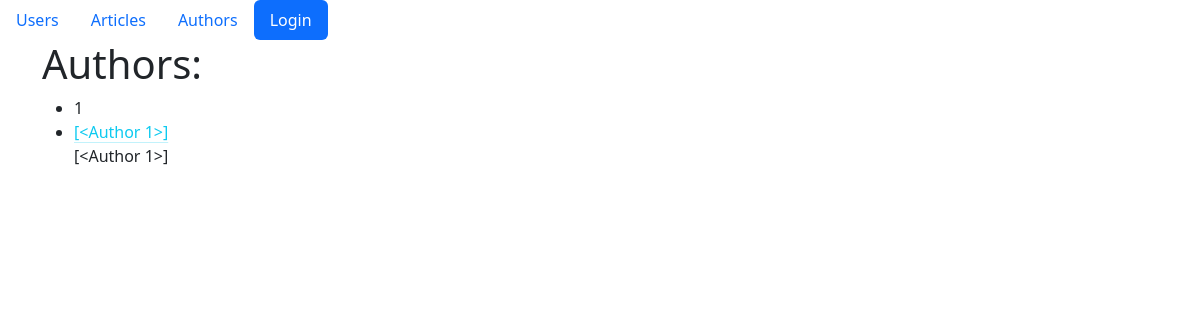
Before: /authors/ with the older database file.
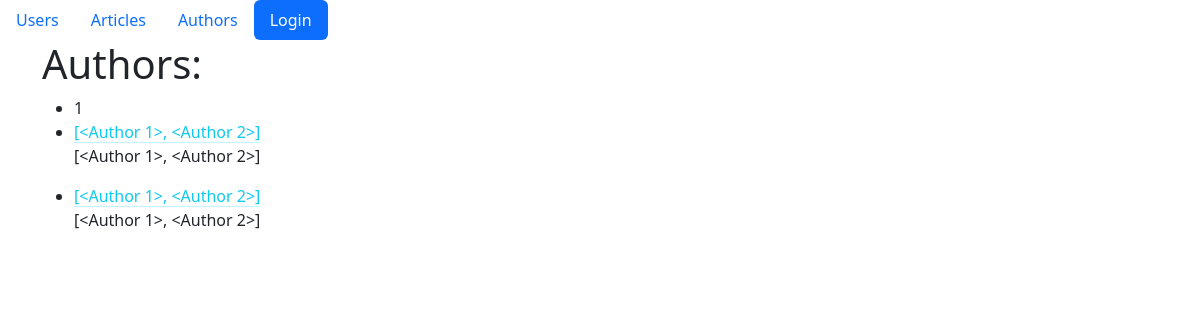
After: the same page with the newer database file.
### blog/models.py (models this page shows, shortened)
class Author(db.Model):
    __tablename__ = "authors"
    id = db.Column(db.Integer, primary_key=True)
    user_id = db.Column(db.Integer, ForeignKey("users.id"), nullable=False)
    user = relationship("User", back_populates="author")
    articles = relationship("Article", back_populates="author")

### blog/authors/views.py (the view)
@author.route("/")
def author_list():
    from ..models import Author
    authors = Author.query.all()
    return render_template(
        "./authors/list.html",
        authors=authors,
    )

### blog/templates/authors/list.html (shortened to what this page needs)
{% extends 'base.html' %}
{% block body %}
<div class="row">
    <div class="col">
        <h1>Authors:</h1>
        <ul>
            <li>1</li>
            {% for author in authors %}
            <li><a href="{{ url_for('user_bp.get_user', pk=author.user.id) }}"
                    class="link-info link-offset-2 link-underline-opacity-25 link-underline-opacity-100-hover">
                    {{ authors }}</a></li>
            <p>{{ authors }}</p>
            {% endfor %}
        </ul>
    </div>
</div>
{% endblock %}

### blog/templates/base.html (shortened to what this page needs)
<!DOCTYPE html>
<html lang="en">
<head>
    {% block css %}
    <link href="{{ url_for('static', filename='css/bootstrap.min.css') }}" rel="stylesheet">
    {% endblock %}
</head>
<body>
    {% include "navbar.html" %}
    <div class="container">
        {% block body %}{% endblock %}
    </div>
</body>
</html>

### blog/templates/navbar.html
<ul class="nav nav-pills">
    <li class="nav-item">
        <a class="nav-link" href="{{ url_for('user_bp.user_list') }}">Users</a>
    </li>
    <li class="nav-item">
        <a class="nav-link" href="{{ url_for('article_bp.article_list') }}">Articles</a>
    </li>
    <li class="nav-item">
        <a class="nav-link" href="{{ url_for('author.author_list') }}">Authors</a>
    </li>
    {% if current_user.is_authenticated %}
    <li class="nav-item">
        <a class="nav-link active" href="{{ url_for('article_bp.create_article_form') }}">Create Article</a>
    </li>
    <li class="nav-item">
        <a class="nav-link active" href="{{ url_for('auth.logout') }}">Logout</a>
    </li>
    {% else %}
    <li class="nav-item">
        <a class="nav-link active" href="{{ url_for('auth.login') }}">Login</a>
    </li>
    {% endif %}
</ul>

Changed rows visible on the page:
computed for Author (number 1 of 2 on the later page): authors "[<Author 1>]" → "[<Author 1>, <Author 2>]"
added Author: authors "[<Author 1>, <Author 2>]"
